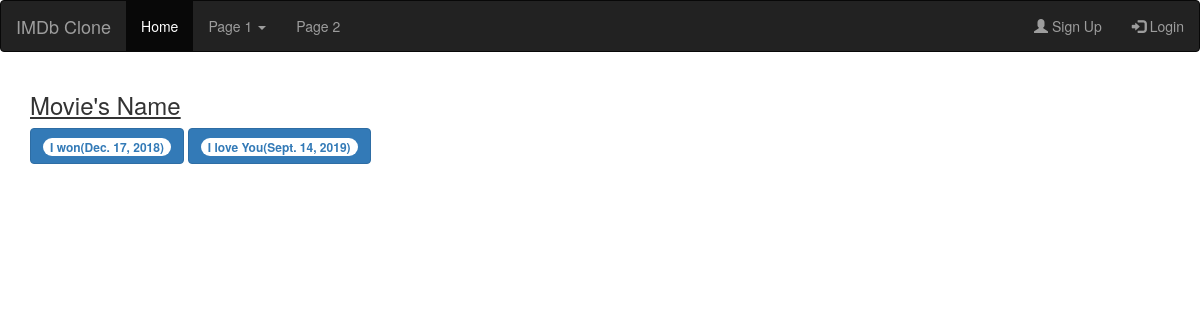
Before: / with the older database file.
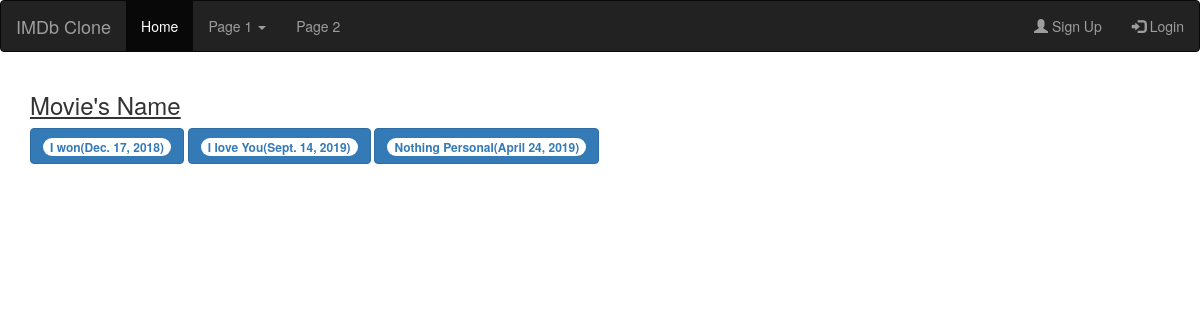
After: the same page with the newer database file.
### core/models.py (models this page shows, shortened)
class Movie(models.Model):
    NOT_RATED=0
    RATED_G=1
    RATED_PG=2
    RATED_ADULT=3
    RATINGS=(
        (NOT_RATED,'NR-Not Rated'),
        (RATED_G,'G-General Audience'),
        (RATED_PG,'PG-Parental Guidance'),
        (RATED_ADULT,'ADULT-Adult Audience'),
    )
    title=models.CharField(max_length=45)
    rating=models.IntegerField(choices=RATINGS,default=NOT_RATED)
    plot=models.TextField()
    year=models.DateField()
    runtime=models.PositiveIntegerField()
    website=models.URLField(blank=True)

### core/views.py (the view)
# urls.py: path('', MovieListView.as_view(), name='home'),
class MovieListView(ListView):
    model = Movie
    template_name = "home.html"

### templates/home.html
{% extends 'base.html' %}
{% block content %}
    <h3><u>Movie's Name</u></h3>
    {% for movie in object_list  %}
    <button type="button" class="btn btn-primary"><span class="badge badge-light"><a href="{% url 'moviedetail' movie.pk %}">{{movie.title}}({{movie.year}})</a></span>
</button>
    {% endfor %}
{% endblock content %}

### templates/base.html (shortened to what this page needs)
<!DOCTYPE html>
<html lang="en">
<head>
  <link rel="stylesheet" href="https://maxcdn.bootstrapcdn.com/bootstrap/3.4.0/css/bootstrap.min.css">
</head>
<body>
<nav class="navbar navbar-inverse">
  <div class="container-fluid">
    <div class="navbar-header">
      <a class="navbar-brand" href="#">IMDb Clone</a>
    </div>
    <ul class="nav navbar-nav">
      <li class="active"><a href="{% url 'home' %}">Home</a></li>
      <li class="dropdown"><a class="dropdown-toggle" data-toggle="dropdown" href="#">Page 1 <span class="caret"></span></a>
      </li>
      <li><a href="#">Page 2</a></li>
    </ul>
    <ul class="nav navbar-nav navbar-right">
      <li><a href="#"><span class="glyphicon glyphicon-user"></span> Sign Up</a></li>
      <li><a href="#"><span class="glyphicon glyphicon-log-in"></span> Login</a></li>
    </ul>
  </div>
</nav>
<div class="container">
  {% block content %}
  {% endblock content %}
</div>
</body>
</html>

Changed rows visible on the page:
added Movie: title "Nothing Personal", year "April 24, 2019"
